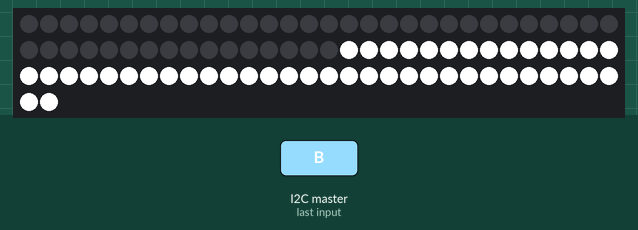
Simulated run of this sketch. Board: Arduino Uno, built with avr-gcc and run on an emulated ATmega328P. Shown: 92 RGB LEDs in strip order, left to right, continuing on the next row. The test bench sets the inputs (shaded band). What the sketch prints to the serial monitor is not drawn.

1.3 s: the I2C master sends "B"
Above: at 2.4 s.
2.9 s: the I2C master sends the byte 7
Timing chart, 0 to 5.9 s (numbered marks = the images above; inputs shaded):
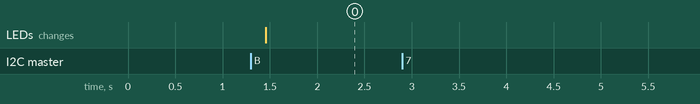

Measured:
- after the input at 1.3 s, the LEDs: change after 0.15 s (image 0)
- after the input at 2.9 s, every drawn part: stays the same

The sketch:

Attrakcion_2022_wunderpark_i2c_RGB.ino
```cpp
#include <Wire.h>
#include <FastLED.h>
CRGB leds[92];

void setup() {
  FastLED.addLeds<NEOPIXEL,8>(leds, 92);
  Wire.begin(8);                // join i2c bus with address #8
  Wire.onReceive(receiveEvent); // register event
  Serial.begin(9600);           // start serial for output
}
void loop()
{

}
// function that executes whenever data is received from master
// this function is registered as an event, see setup()
void receiveEvent(int howMany) {
  int x = Wire.read();    // receive byte as an integer
  Serial.println(x);         // print the integer
  if (x == 66 || x == 55)
  {
    //старт!
    for(int i = 0; i<15; i++){
      for(int j = 0; j < 46; j++){
        leds[int(j)] = CHSV(0,0,255);
      }
      for(int j = 46; j < 92; j++){
        leds[int(j)] = CHSV(0,0,0);
      }
      FastLED.show();
      delay(100);
      for(int j = 0; j < 46; j++){
        leds[int(j)] = CHSV(0,0,0);
      }
      for(int j = 46; j < 92; j++){
        leds[int(j)] = CHSV(0,0,255);
      }
      FastLED.show();
      delay(100);
    }
  }
  if (x == 11)
  {
    //зеленый
    for(int i = 0; i < 92; i++){
      leds[int(i)] = CHSV(90,255,255);
    }
    FastLED.show();
  }
  if (x == 22)
  {
    //желтый
    for(int i = 0; i < 92; i++){
      leds[int(i)] = CHSV(42,255,255);
    }
      FastLED.show();
  }
  if (x == 33)
  {
    //синий
    for(int i = 0; i < 92; i++){
      leds[int(i)] = CHSV(160,255,255);
    }
      FastLED.show();
  }
  if (x == 44)
  {
    //красный
    for(int i = 0; i < 92; i++){
      leds[int(i)] = CHSV(0,255,255);
    }
      FastLED.show();
  }
}
```
